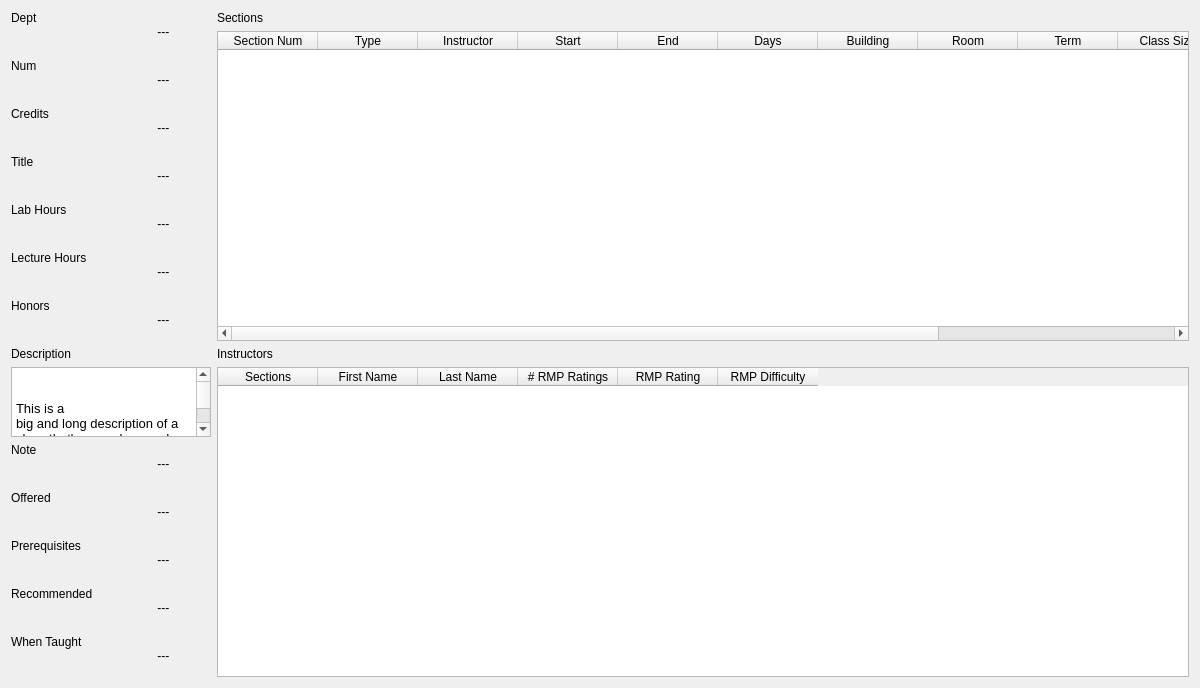
<?xml version="1.0" encoding="UTF-8"?>
<ui version="4.0">
    <class>Dialog</class>
    <widget class="QDialog" name="Dialog">
        <property name="geometry">
            <rect>
                <x>0</x>
                <y>0</y>
                <width>1200</width>
                <height>640</height>
            </rect>
        </property>
        <property name="windowTitle">
            <string>Dialog</string>
        </property>
        <layout class="QGridLayout" name="gridLayout">
            <item row="0" column="0">
                <layout class="QHBoxLayout" name="horizontalLayout">
                    <item>
                        <layout class="QVBoxLayout" name="verticalLayout_2">
                            <item>
                                <widget class="QLabel" name="indi_dept_label">
                                    <property name="text">
                                        <string>Dept
                                            ---
                                        </string>
                                    </property>
                                </widget>
                            </item>
                            <item>
                                <widget class="QLabel" name="indi_num_label">
                                    <property name="text">
                                        <string>Num
                                            ---
                                        </string>
                                    </property>
                                </widget>
                            </item>
                            <item>
                                <widget class="QLabel" name="indi_credits_label">
                                    <property name="text">
                                        <string>Credits
                                            ---
                                        </string>
                                    </property>
                                </widget>
                            </item>
                            <item>
                                <widget class="QLabel" name="indi_title_label">
                                    <property name="text">
                                        <string>Title
                                            ---
                                        </string>
                                    </property>
                                </widget>
                            </item>
                            <item>
                                <widget class="QLabel" name="indi_lab_hours_label">
                                    <property name="text">
                                        <string>Lab Hours
                                            ---
                                        </string>
                                    </property>
                                </widget>
                            </item>
                            <item>
                                <widget class="QLabel" name="indi_lecture_hours_label">
                                    <property name="text">
                                        <string>Lecture Hours
                                            ---
                                        </string>
                                    </property>
                                </widget>
                            </item>
                            <item>
                                <widget class="QLabel" name="indi_honors_label">
                                    <property name="text">
                                        <string>Honors
                                            ---
                                        </string>
                                    </property>
                                </widget>
                            </item>
                            <item>
                                <widget class="QLabel" name="indi_description_label">
                                    <property name="text">
                                        <string>Description</string>
                                    </property>
                                </widget>
                            </item>
                            <item>
                                <widget class="QTextBrowser" name="indi_description_display">
                                    <property name="sizePolicy">
                                        <sizepolicy hsizetype="Preferred" vsizetype="Expanding">
                                            <horstretch>0</horstretch>
                                            <verstretch>0</verstretch>
                                        </sizepolicy>
                                    </property>
                                    <property name="minimumSize">
                                        <size>
                                            <width>0</width>
                                            <height>0</height>
                                        </size>
                                    </property>
                                    <property name="maximumSize">
                                        <size>
                                            <width>200</width>
                                            <height>16777215</height>
                                        </size>
                                    </property>
                                    <property name="html">
                                        <string>&lt;!DOCTYPE HTML PUBLIC &quot;-//W3C//DTD HTML 4.0//EN&quot; &quot;http://www.w3.org/TR/REC-html40/strict.dtd&quot;&gt;
                                            &lt;html&gt;&lt;head&gt;&lt;meta name=&quot;qrichtext&quot; content=&quot;1&quot;
                                            /&gt;&lt;style type=&quot;text/css&quot;&gt;
                                            p, li { white-space: pre-wrap; }
                                            &lt;/style&gt;&lt;/head&gt;&lt;body style=&quot; font-family:'Cantarell';
                                            font-size:10pt; font-weight:400; font-style:normal;&quot;&gt;
                                            &lt;p style=&quot; margin-top:0px; margin-bottom:0px; margin-left:0px;
                                            margin-right:0px; -qt-block-indent:0; text-indent:0px;&quot;&gt;This is a
                                            big and long description of a class that's super long and verbose. This is a
                                            big and long description of a class that's super long and verbose. This is a
                                            big and long description of a class that's super long and verbose.&lt;/p&gt;&lt;/body&gt;&lt;/html&gt;
                                        </string>
                                    </property>
                                    <property name="textInteractionFlags">
                                        <set>Qt::TextSelectableByKeyboard|Qt::TextSelectableByMouse</set>
                                    </property>
                                </widget>
                            </item>
                            <item>
                                <widget class="QLabel" name="indi_note_label">
                                    <property name="text">
                                        <string>Note
                                            ---
                                        </string>
                                    </property>
                                </widget>
                            </item>
                            <item>
                                <widget class="QLabel" name="indi_offered_label">
                                    <property name="text">
                                        <string>Offered
                                            ---
                                        </string>
                                    </property>
                                </widget>
                            </item>
                            <item>
                                <widget class="QLabel" name="indi_preqs_label">
                                    <property name="text">
                                        <string>Prerequisites
                                            ---
                                        </string>
                                    </property>
                                </widget>
                            </item>
                            <item>
                                <widget class="QLabel" name="indi_recommended_label">
                                    <property name="text">
                                        <string>Recommended
                                            ---
                                        </string>
                                    </property>
                                </widget>
                            </item>
                            <item>
                                <widget class="QLabel" name="indi_when_taught_label">
                                    <property name="text">
                                        <string>When Taught
                                            ---
                                        </string>
                                    </property>
                                </widget>
                            </item>
                            <item>
                                <spacer name="verticalSpacer">
                                    <property name="orientation">
                                        <enum>Qt::Vertical</enum>
                                    </property>
                                    <property name="sizeHint" stdset="0">
                                        <size>
                                            <width>20</width>
                                            <height>40</height>
                                        </size>
                                    </property>
                                </spacer>
                            </item>
                        </layout>
                    </item>
                    <item>
                        <layout class="QVBoxLayout" name="verticalLayout">
                            <item>
                                <widget class="QLabel" name="indi_sections_label">
                                    <property name="text">
                                        <string>Sections</string>
                                    </property>
                                </widget>
                            </item>
                            <item>
                                <widget class="QTableWidget" name="indi_sections_table">
                                    <column>
                                        <property name="text">
                                            <string>Section Num</string>
                                        </property>
                                    </column>
                                    <column>
                                        <property name="text">
                                            <string>Type</string>
                                        </property>
                                    </column>
                                    <column>
                                        <property name="text">
                                            <string>Instructor</string>
                                        </property>
                                    </column>
                                    <column>
                                        <property name="text">
                                            <string>Start</string>
                                        </property>
                                    </column>
                                    <column>
                                        <property name="text">
                                            <string>End</string>
                                        </property>
                                    </column>
                                    <column>
                                        <property name="text">
                                            <string>Days</string>
                                        </property>
                                    </column>
                                    <column>
                                        <property name="text">
                                            <string>Building</string>
                                        </property>
                                    </column>
                                    <column>
                                        <property name="text">
                                            <string>Room</string>
                                        </property>
                                    </column>
                                    <column>
                                        <property name="text">
                                            <string>Term</string>
                                        </property>
                                    </column>
                                    <column>
                                        <property name="text">
                                            <string>Class Size</string>
                                        </property>
                                    </column>
                                    <column>
                                        <property name="text">
                                            <string>Seats Available</string>
                                        </property>
                                    </column>
                                    <column>
                                        <property name="text">
                                            <string>Waitlist Size</string>
                                        </property>
                                    </column>
                                </widget>
                            </item>
                            <item>
                                <widget class="QLabel" name="indi_instructors_label">
                                    <property name="text">
                                        <string>Instructors</string>
                                    </property>
                                </widget>
                            </item>
                            <item>
                                <widget class="QTableWidget" name="indi_instructors_table">
                                    <column>
                                        <property name="text">
                                            <string>Sections</string>
                                        </property>
                                    </column>
                                    <column>
                                        <property name="text">
                                            <string>First Name</string>
                                        </property>
                                    </column>
                                    <column>
                                        <property name="text">
                                            <string>Last Name</string>
                                        </property>
                                    </column>
                                    <column>
                                        <property name="text">
                                            <string># RMP Ratings</string>
                                        </property>
                                    </column>
                                    <column>
                                        <property name="text">
                                            <string>RMP Rating</string>
                                        </property>
                                    </column>
                                    <column>
                                        <property name="text">
                                            <string>RMP Difficulty</string>
                                        </property>
                                    </column>
                                </widget>
                            </item>
                        </layout>
                    </item>
                </layout>
            </item>
        </layout>
    </widget>
    <resources/>
    <connections/>
</ui>
